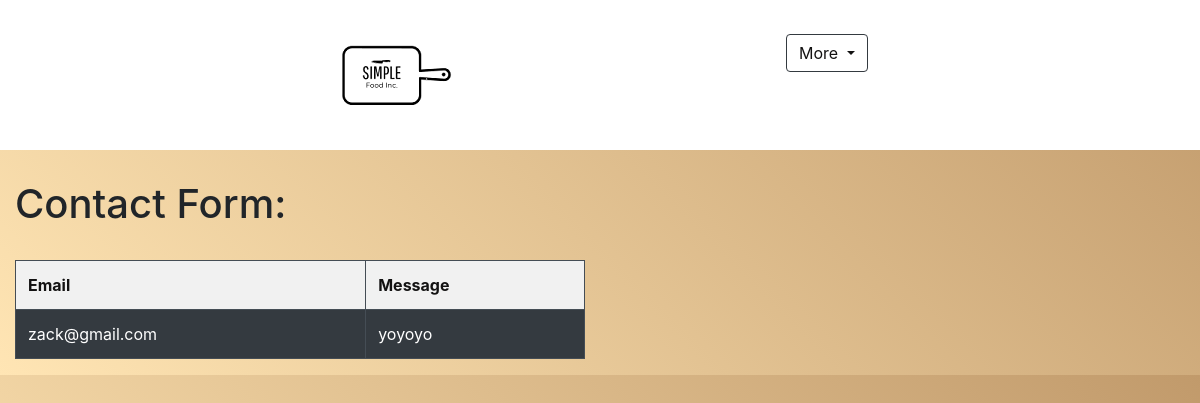
The app's page /contact.php, older data.
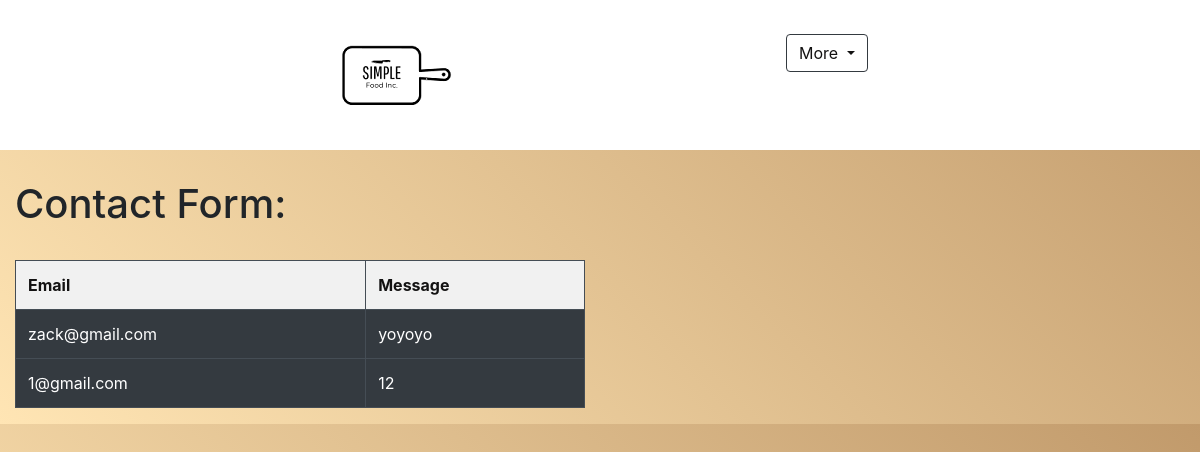
The same page, newer data.
### tables this page shows
CREATE TABLE IF NOT EXISTS `contact` (
  `contact_id` int(11) NOT NULL AUTO_INCREMENT,
  `contact_email` varchar(255) NOT NULL,
  `contact_message` text NOT NULL,
  PRIMARY KEY (`contact_id`)
);

### contact.php (the view, shortened to what this page needs)
<!DOCTYPE html>
<html lang="en">
<head>
    <link rel="stylesheet" href="https://stackpath.bootstrapcdn.com/bootstrap/4.3.1/css/bootstrap.min.css">
</head>
<?php
        include "header.php";
?>
<body>
    <div class="container-fluid dash">
        <div class="row">
            <div class="col-6">
                <h1>Contact Form:</h1>
                <br>
                <table border="1" class="table table-dark">
                            <tr bgcolor="f1f1f1" style="color:#131212">
                                <th>Email</th>
                                <th>Message</th>
                            </tr>
                            <?php
                            include "conn.php";
                            $sql = "select * from contact";
                            $result = mysqli_query($conn, $sql);
                            while($rows = mysqli_fetch_array($result))
                            {
                                echo "<tr>";
                                echo "<td>".$rows['contact_email']."</td>";
                                echo "<td>".$rows['contact_message']."</td>";
                                echo "</tr>";
                            }
                        ?>
                </table>
            </div>
        </div>
    </div>
</body>
</html>

Row changes from the older to the newer data that the page shows:
added contact: contact_email "1@gmail.com", contact_message "12"
